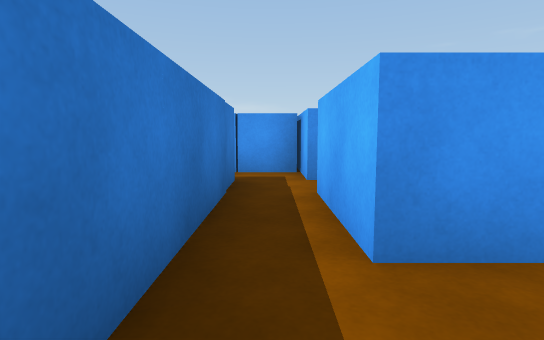
view 1 (above)

19 first-person views from a walk through a scene from a Unity 3-D project. The camera is 0.62 m above the floor, tilts 6° down and sees 80° across. The floor is counted in squares, 1 m on a side. Each view is taken from the middle of a square. On the plan, view 1 faces up. The plan holds only what a view shows up to about 10 squares ahead; the rest is blank. The place goes on beyond the plan. The player is left out.

view 2
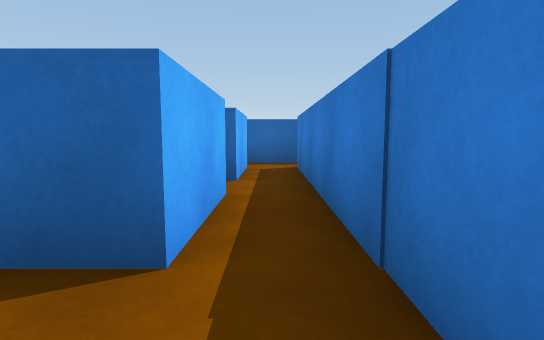

view 3
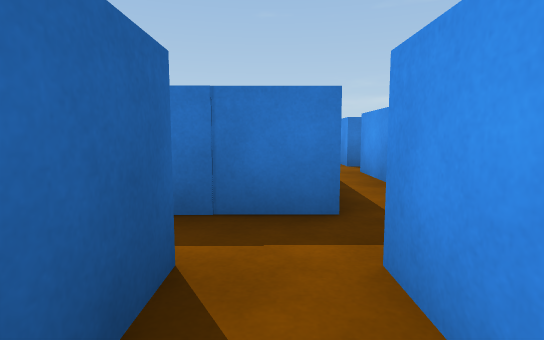

view 4
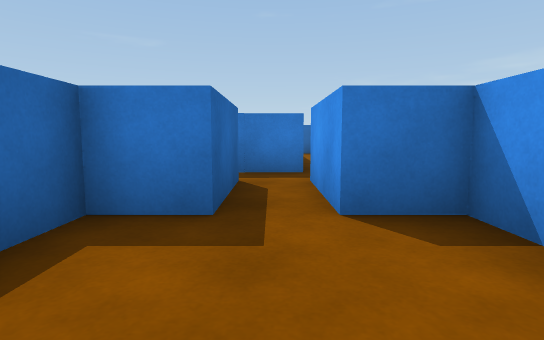

view 5
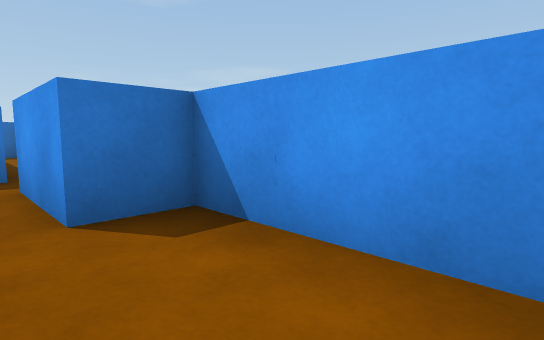

view 6
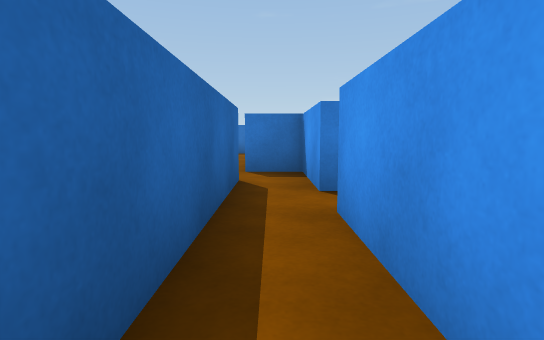

view 7
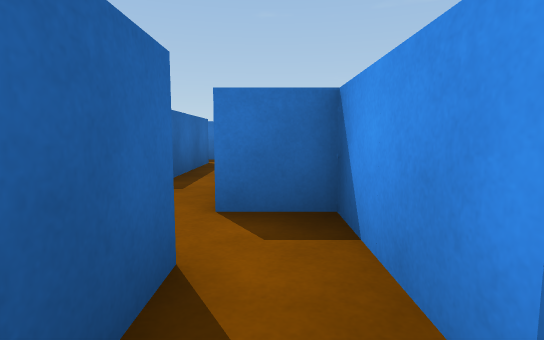

view 8
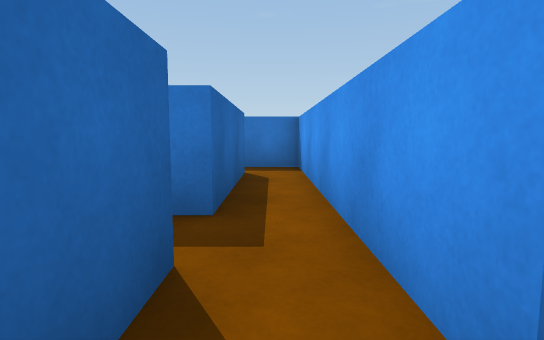

view 9
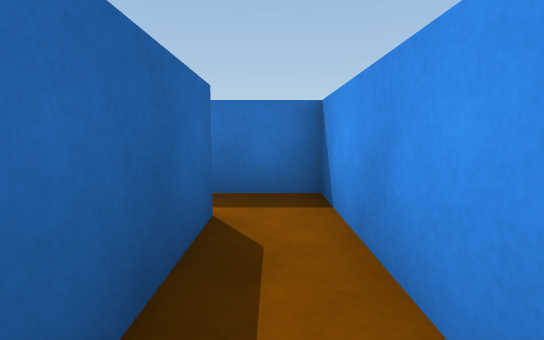

view 10
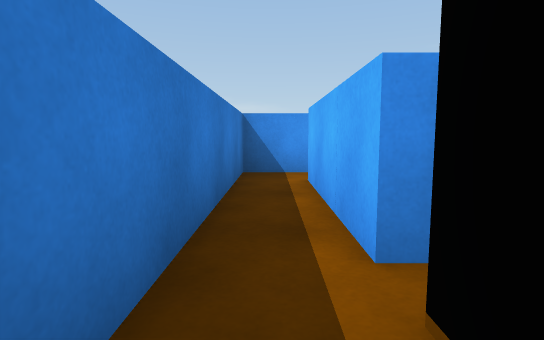

view 11
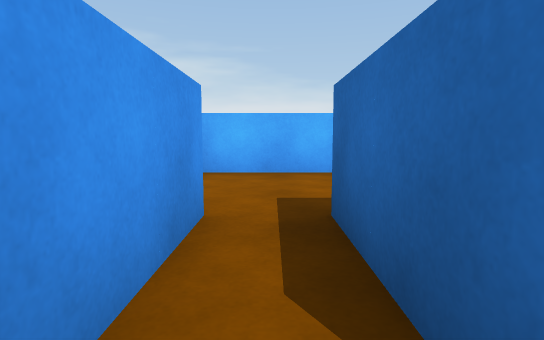

view 12
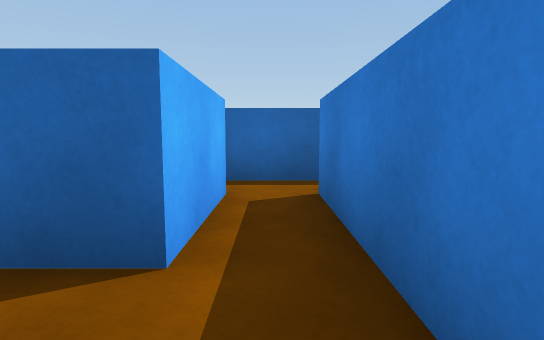

view 13
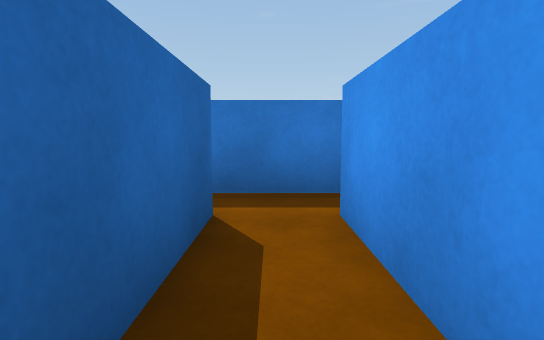

view 14
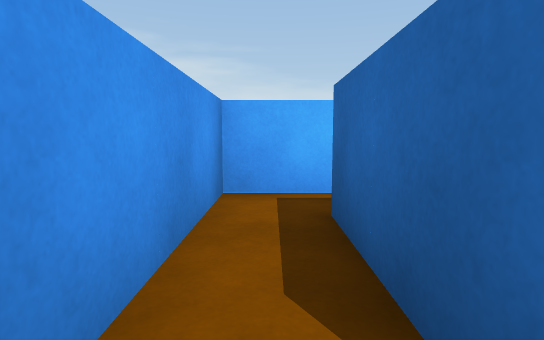

view 15
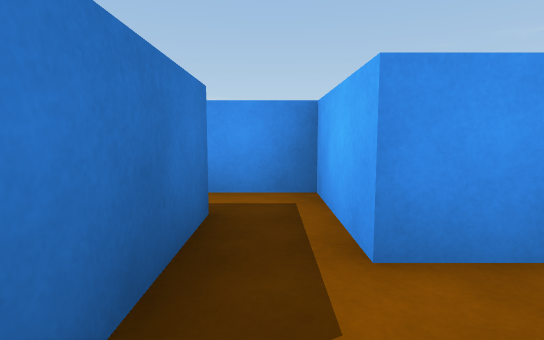

view 16
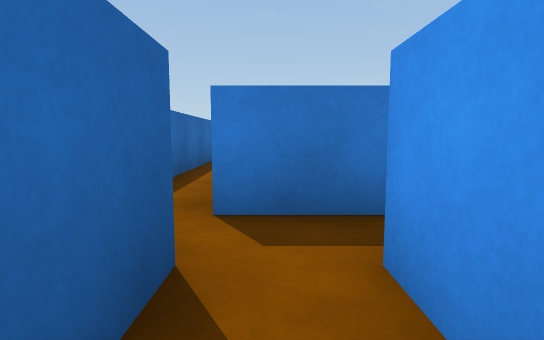

view 17
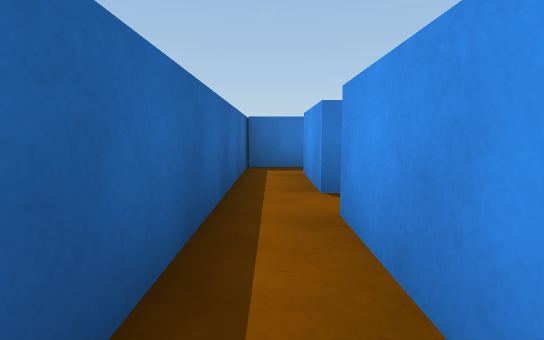

view 18
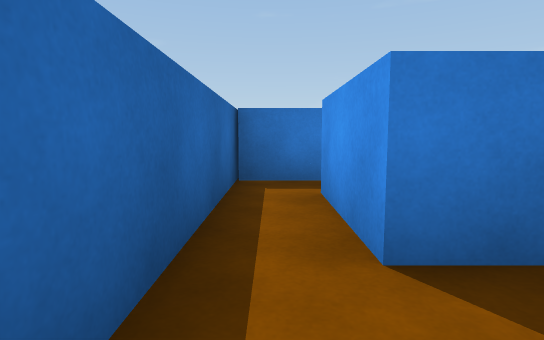

view 19
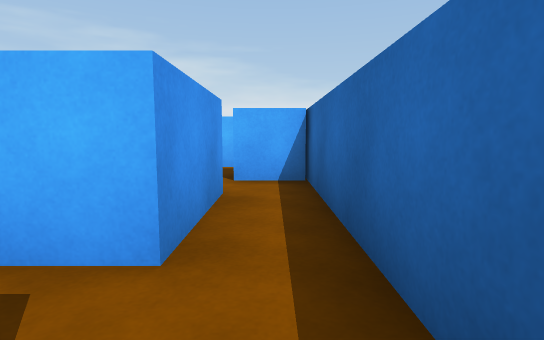

### Floor plan
Key: @ floor where view 1 was taken; # wall or solid block; . floor.
Columns run from 13 left of view 1 to 6 right of it. Each row starts with its distance up from view 1.
  6       ###.##########
  5 #######.......##...#
  4 #.......#####......#
  3 #.###.#     #.##...#
  2 #.#         #.####
  1 #.#         #....#
  0 #.          #@##.#
 -1  .       #.##.##...#
 -2          #.......#
 -3          #########

Where each view was taken, in squares from view 1:
view 1: 0 up, 0 right, facing up
view 2: 5 up, 0 right, facing down
view 3: 4 up, 2 right, facing left
view 4: 4 up, 5 right, facing left
view 5: 4 up, 5 right, facing up-left
view 6: 5 up, 1 left, facing left
view 7: 5 up, 4 left, facing left
view 8: 4 up, 6 left, facing left
view 9: 4 up, 9 left, facing left
view 10: 1 down, 12 left, facing up
view 11: 4 up, 0 right, facing right
view 12: 2 up, 0 right, facing down
view 13: 1 up, 3 right, facing left
view 14: 1 up, 0 right, facing right
view 15: 2 down, 3 right, facing up
view 16: 1 down, 5 right, facing left
view 17: 2 down, 3 right, facing left
view 18: 2 down, 1 right, facing left
view 19: 2 down, 1 left, facing right
